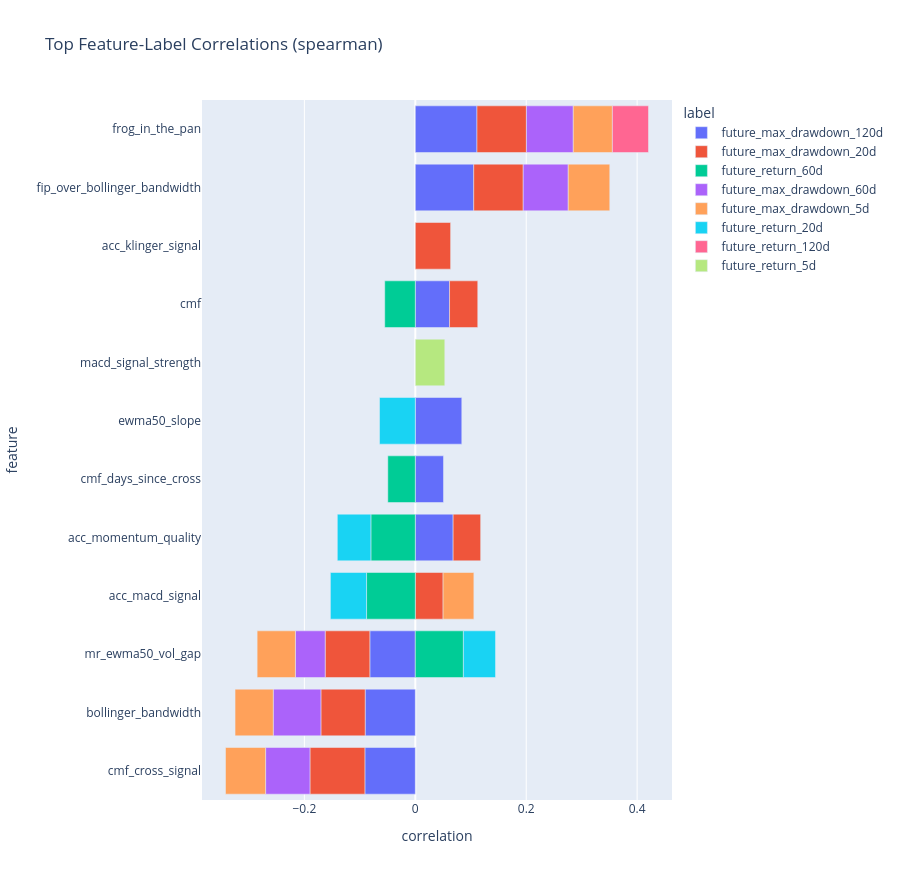
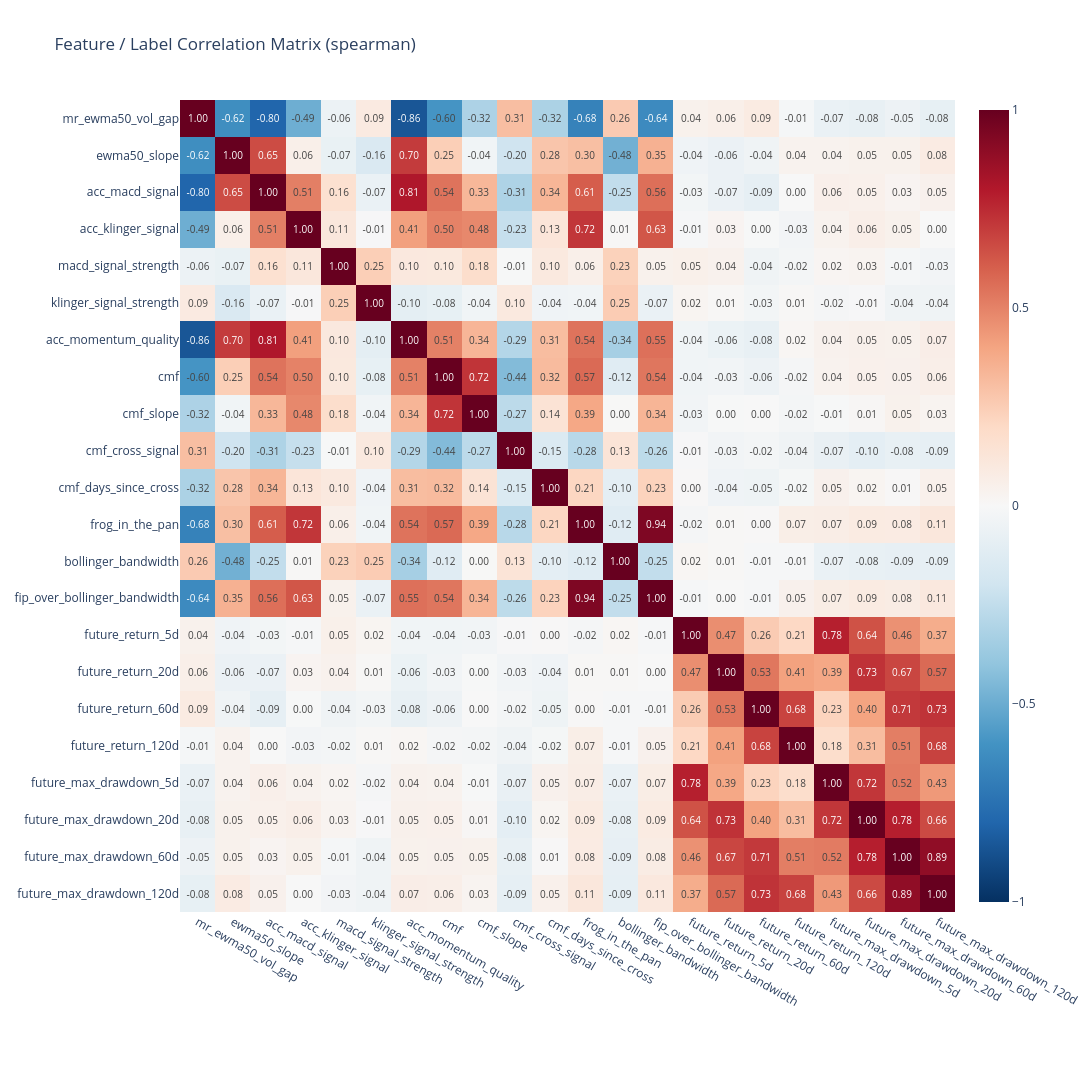

The notebook cell saved with these charts, in order:
### Code cell
dataset, feature_label_corr, corr_matrix, preprocessed_features = run_feature_efficacy_analysis(
    tickers=TICKERS,
    start="2000-01-01",
    end="2026-01-01",
    enabled_features=ENABLED_FEATURES,
    model_feature_columns=MODEL_FEATURE_COLUMNS,
    method="spearman",
    plot=True,
    yearly_stability=True,
    partial_diagnostics=True,
)

### Figure 1 — Plotly figure (JSON) as saved in the notebook; plotly's stock layout.template omitted (floating-point values rounded to 4 significant figures)
{"data": [{"hovertemplate": "label=future_max_drawdown_120d<br>correlation=%{x}<br>feature=%{y}<extra></extra>", "legendgroup": "future_max_drawdown_120d", "marker": {"color": "#636efa", "pattern": {"shape": ""}}, "name": "future_max_drawdown_120d", "orientation": "h", "showlegend": true, "textposition": "auto", "type": "bar", "x": [0.1112, 0.1054, -0.0909, -0.09038, 0.08381, -0.08199, 0.06822, 0.06175, 0.05082], "xaxis": "x", "y": ["frog_in_the_pan", "fip_over_bollinger_bandwidth", "cmf_cross_signal", "bollinger_bandwidth", "ewma50_slope", "mr_ewma50_vol_gap", "acc_momentum_quality", "cmf", "cmf_days_since_cross"], "yaxis": "y"}, {"hovertemplate": "label=future_max_drawdown_20d<br>correlation=%{x}<br>feature=%{y}<extra></extra>", "legendgroup": "future_max_drawdown_20d", "marker": {"color": "#EF553B", "pattern": {"shape": ""}}, "name": "future_max_drawdown_20d", "orientation": "h", "showlegend": true, "textposition": "auto", "type": "bar", "x": [-0.09902, 0.08923, 0.08917, -0.08053, -0.07981, 0.06367, 0.05085, 0.05011, 0.04962], "xaxis": "x", "y": ["cmf_cross_signal", "fip_over_bollinger_bandwidth", "frog_in_the_pan", "mr_ewma50_vol_gap", "bollinger_bandwidth", "acc_klinger_signal", "cmf", "acc_macd_signal", "acc_momentum_quality"], "yaxis": "y"}, {"hovertemplate": "label=future_return_60d<br>correlation=%{x}<br>feature=%{y}<extra></extra>", "legendgroup": "future_return_60d", "marker": {"color": "#00cc96", "pattern": {"shape": ""}}, "name": "future_return_60d", "orientation": "h", "showlegend": true, "textposition": "auto", "type": "bar", "x": [-0.08787, 0.08672, -0.08007, -0.05513, -0.04957], "xaxis": "x", "y": ["acc_macd_signal", "mr_ewma50_vol_gap", "acc_momentum_quality", "cmf", "cmf_days_since_cross"], "yaxis": "y"}, {"hovertemplate": "label=future_max_drawdown_60d<br>correlation=%{x}<br>feature=%{y}<extra></extra>", "legendgroup": "future_max_drawdown_60d", "marker": {"color": "#ab63fa", "pattern": {"shape": ""}}, "name": "future_max_drawdown_60d", "orientation": "h", "showlegend": true, "textposition": "auto", "type": "bar", "x": [-0.08593, 0.08447, 0.08117, -0.08, -0.05368], "xaxis": "x", "y": ["bollinger_bandwidth", "frog_in_the_pan", "fip_over_bollinger_bandwidth", "cmf_cross_signal", "mr_ewma50_vol_gap"], "yaxis": "y"}, {"hovertemplate": "label=future_max_drawdown_5d<br>correlation=%{x}<br>feature=%{y}<extra></extra>", "legendgroup": "future_max_drawdown_5d", "marker": {"color": "#FFA15A", "pattern": {"shape": ""}}, "name": "future_max_drawdown_5d", "orientation": "h", "showlegend": true, "textposition": "auto", "type": "bar", "x": [0.07489, -0.0723, 0.07053, -0.06898, -0.06886, 0.05548], "xaxis": "x", "y": ["fip_over_bollinger_bandwidth", "cmf_cross_signal", "frog_in_the_pan", "mr_ewma50_vol_gap", "bollinger_bandwidth", "acc_macd_signal"], "yaxis": "y"}, {"hovertemplate": "label=future_return_20d<br>correlation=%{x}<br>feature=%{y}<extra></extra>", "legendgroup": "future_return_20d", "marker": {"color": "#19d3f3", "pattern": {"shape": ""}}, "name": "future_return_20d", "orientation": "h", "showlegend": true, "textposition": "auto", "type": "bar", "x": [-0.06521, -0.0645, -0.06054, 0.05793], "xaxis": "x", "y": ["acc_macd_signal", "ewma50_slope", "acc_momentum_quality", "mr_ewma50_vol_gap"], "yaxis": "y"}, {"hovertemplate": "label=future_return_120d<br>correlation=%{x}<br>feature=%{y}<extra></extra>", "legendgroup": "future_return_120d", "marker": {"color": "#FF6692", "pattern": {"shape": ""}}, "name": "future_return_120d", "orientation": "h", "showlegend": true, "textposition": "auto", "type": "bar", "x": [0.06512], "xaxis": "x", "y": ["frog_in_the_pan"], "yaxis": "y"}, {"hovertemplate": "label=future_return_5d<br>correlation=%{x}<br>feature=%{y}<extra></extra>", "legendgroup": "future_return_5d", "marker": {"color": "#B6E880", "pattern": {"shape": ""}}, "name": "future_return_5d", "orientation": "h", "showlegend": true, "textposition": "auto", "type": "bar", "x": [0.0532], "xaxis": "x", "y": ["macd_signal_strength"], "yaxis": "y"}], "layout": {"barmode": "relative", "height": 880, "legend": {"title": {"text": "label"}, "tracegroupgap": 0}, "title": {"text": "Top Feature-Label Correlations (spearman)"}, "xaxis": {"anchor": "y", "domain": [0, 1], "title": {"text": "correlation"}}, "yaxis": {"anchor": "x", "categoryorder": "total ascending", "domain": [0, 1], "title": {"text": "feature"}}}}

### Figure 2 — Plotly figure (JSON) as saved in the notebook; plotly's stock layout.template omitted (floating-point values rounded to 4 significant figures; data arrays with more than 128 entries replaced by an {"elided": "..."} marker saying what was removed)
{"data": [{"coloraxis": "coloraxis", "hovertemplate": "x: %{x}<br>y: %{y}<br>color: %{z}<extra></extra>", "name": "0", "texttemplate": "%{z:.2f}", "type": "heatmap", "x": ["mr_ewma50_vol_gap", "ewma50_slope", "acc_macd_signal", "acc_klinger_signal", "macd_signal_strength", "klinger_signal_strength", "acc_momentum_quality", "cmf", "cmf_slope", "cmf_cross_signal", "cmf_days_since_cross", "frog_in_the_pan", "bollinger_bandwidth", "fip_over_bollinger_bandwidth", "future_return_5d", "future_return_20d", "future_return_60d", "future_return_120d", "future_max_drawdown_5d", "future_max_drawdown_20d", "future_max_drawdown_60d", "future_max_drawdown_120d"], "xaxis": "x", "y": ["mr_ewma50_vol_gap", "ewma50_slope", "acc_macd_signal", "acc_klinger_signal", "macd_signal_strength", "klinger_signal_strength", "acc_momentum_quality", "cmf", "cmf_slope", "cmf_cross_signal", "cmf_days_since_cross", "frog_in_the_pan", "bollinger_bandwidth", "fip_over_bollinger_bandwidth", "future_return_5d", "future_return_20d", "future_return_60d", "future_return_120d", "future_max_drawdown_5d", "future_max_drawdown_20d", "future_max_drawdown_60d", "future_max_drawdown_120d"], "yaxis": "y", "z": {"elided": "22x22 float values"}}], "layout": {"coloraxis": {"cmax": 1, "cmin": -1, "colorscale": [[0, "rgb(5,48,97)"], [0.1, "rgb(33,102,172)"], [0.2, "rgb(67,147,195)"], [0.3, "rgb(146,197,222)"], [0.4, "rgb(209,229,240)"], [0.5, "rgb(247,247,247)"], [0.6, "rgb(253,219,199)"], [0.7, "rgb(244,165,130)"], [0.8, "rgb(214,96,77)"], [0.9, "rgb(178,24,43)"], [1, "rgb(103,0,31)"]]}, "height": 1200, "margin": {"b": 180, "l": 180, "r": 100, "t": 100}, "title": {"text": "Feature / Label Correlation Matrix (spearman)"}, "width": 1400, "xaxis": {"anchor": "y", "domain": [0, 1]}, "yaxis": {"anchor": "x", "autorange": "reversed", "domain": [0, 1]}}}
